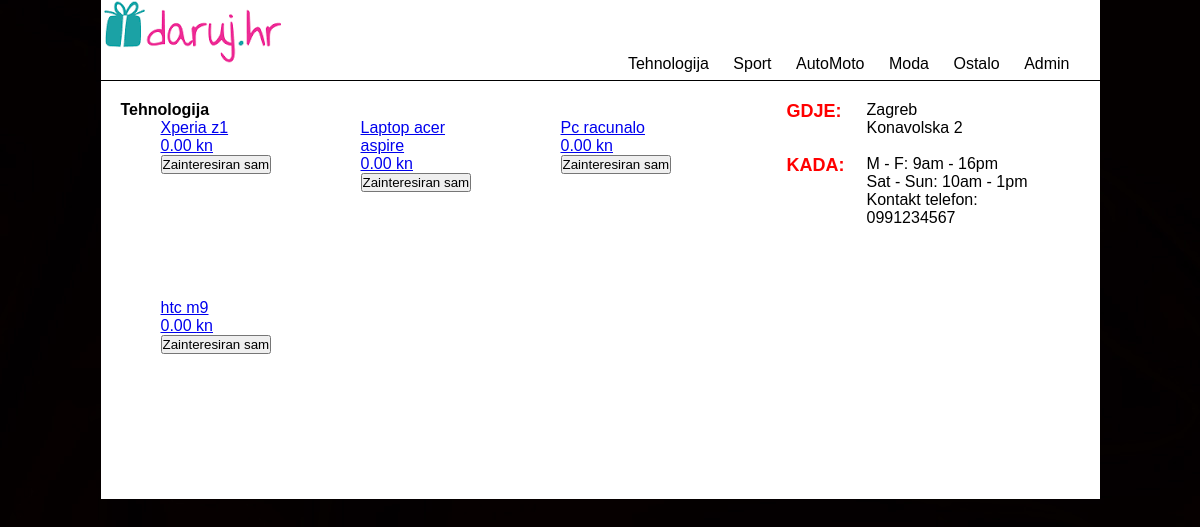
Page /index.php?page=category&categoryID=1 on the committed database.
### tables this page shows
CREATE TABLE `category` (
  `categoryID` int(2) NOT NULL,
  `name` varchar(30) NOT NULL
);

CREATE TABLE `stock` (
  `stockID` int(2) NOT NULL,
  `name` varchar(100) NOT NULL,
  `categoryID` int(2) NOT NULL,
  `price` decimal(5,2) NOT NULL,
  `thumbnail` varchar(100) NOT NULL,
  `bigphoto` varchar(100) NOT NULL,
  `topline` varchar(200) NOT NULL,
  `description` varchar(1000) NOT NULL
);

### category.php (the view, shortened to what this page needs)
<?php
	$stock_sql="SELECT stock.stockID, stock.name, stock.price, category.name AS catname FROM stock JOIN category ON stock.categoryID=category.categoryID WHERE stock.categoryID=".$_GET['categoryID'];
	if($stock_query=mysqli_query($dbconnect, $stock_sql)) {
		$stock_rs=mysqli_fetch_assoc($stock_query);
	}
	if(mysqli_num_rows($stock_query)==0) {
		echo "Sorry, we have no items currently in stock";
	} else {
		?>
		<h1><?php echo $stock_rs['catname']; ?></h1>
		<?php do {
			?>
			<div class="item">
			<a href="index.php?page=item&stockID=<?php echo $stock_rs['stockID']; ?>"><p><?php echo $stock_rs['name']; ?></p>
			<p><?php echo $stock_rs['price']; ?> kn</p>
			<p><input type="submit" name="potvrda" value="Zainteresiran sam" /></p></a>
			</div>
		<?php
		} while ($stock_rs=mysqli_fetch_assoc($stock_query));
		?>
	<?php
	}
	?>

### index.php (shortened to what this page needs)
<html>
<head>
<link href="styles.css" rel="stylesheet" type="text/css" />
</head>
<body>
<div class="container">
	<?php
		include("header.php");
		?><div class="banner"><img src="images/banner.jpg" alt="Darujmo hr" /></div>
    <div class="maincontent">
		<?php
			if(!isset($_GET['page'])) {
				include("home.php");
			} else {
				$page=$_GET['page'];
				include("$page.php");
			}
		?>
  </div>
    <?php
		include("seccontent.php");
	?>
</div>
</body>
</html>

### header.php
<div class="header">
    	<div class="logo">
        <a href="index.php"><img src="images/logo.png" alt="darujmo hr" /></a>
        </div>
		<div class="navigation">
		<p><?php
			include("categoryList.php");
		?>
        <a href="index.php?page=admin">Admin</a>
        </p>
      </div>
	</div>

### categoryList.php
<?php
$cat_sql="SELECT * FROM category";
			$cat_query=mysqli_query($dbconnect, $cat_sql);
			$cat_rs=mysqli_fetch_assoc($cat_query);
			do { ?>
			<a href="index.php?page=category&categoryID=<?php echo $cat_rs['categoryID']; ?>"><?php echo $cat_rs['name']; ?></a>
				<?php
			} while ($cat_rs=mysqli_fetch_assoc($cat_query))
?>

### seccontent.php
<div class="seccontent">
    <table width="259" border="0" cellspacing="0" cellpadding="0">
  <tr>
    <td width="80" valign="top" class="textheading">GDJE:</td>
    <td width="179"><p>Zagreb</p>
    <p>Konavolska 2</p></td>
  </tr>
  <tr>
    <td>&nbsp;</td>
    <td>&nbsp;</td>
  </tr>
  <tr>
    <td valign="top" class="textheading">KADA:</td>
    <td><p>M - F: 9am - 16pm</p>
    <p>Sat - Sun: 10am - 1pm</p>
	<p>Kontakt telefon: 0991234567 </p>
	</td>
  </tr>
  <tr>
    <td>&nbsp;</td>
    <td>&nbsp;</td>
  </tr>
  <tr>
    <td>&nbsp;</td>
    <td>&nbsp;</td>
  </tr>
</table>
    </div>

### styles.css (style rules this page uses)
* { margin:0px; padding:0px; }
body { background-image:url(images/black.jpg); font-family:Arial, Helvetica, sans-serif; }
p { font-family:Arial, Helvetica, sans-serif; }
.container { width:999px; background-color:#FFF; margin-left:auto; margin-right:auto; }
.header { width:999px; height:80px; border-bottom-width:1px; border-bottom-color:#000; border-bottom-style:solid; }
.logo { float:left; }
.navigation { float:right; margin-top:55px; margin-right:20px; }
.maincontent { width:600px; float:left; padding:20px; }
.seccontent { width:293px; float:right; padding:20px; }
.textheading { float:left; color:#ff0000; font-size:18px; font-family:Arial, Helvetica, sans-serif; font-weight:bold; }
.navigation a:link { text-decoration:none; color:#000; font-family:Arial, Helvetica, sans-serif; margin: 0px 10px 0px 10px; }
.item { width: 120px; height:150px; margin-left:40px; margin-right:40px; margin-bottom:30px; float:left; }
h1 { font-family:Arial, Helvetica, sans-serif; font-size: 16px; font-weight: bold; }

### rows in the picture
category: name "Tehnologija"
category: name "Sport"
category: name "AutoMoto"
category: name "Moda"
category: name "Ostalo"
stock: name "Xperia z1", price "0.00"
stock: name "Laptop acer aspire", price "0.00"
stock: name "Pc racunalo", price "0.00"
stock: name "htc m9", price "0.00"
